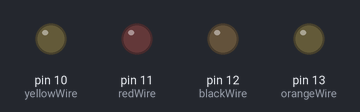
A sketch run on a simulated Arduino Uno, built with avr-gcc and run on an emulated ATmega328P. Parts: output pins drawn as LEDs (lit = HIGH). What the sketch prints to the serial monitor is not drawn.

Above: at 0.05 s.
At 0.42 s:
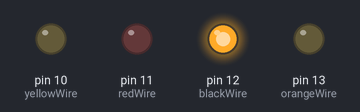
At 0.77 s:
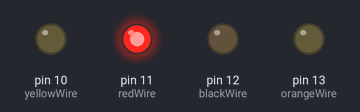
At 1.47 s:
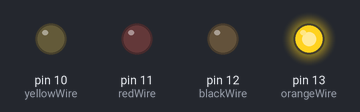
At 2.93 s:
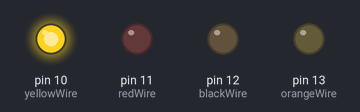
Timing chart, 0 to 3.2 s (numbered marks = the images above):
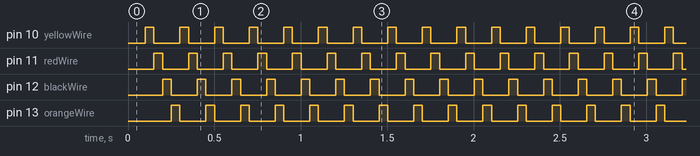

The sketch:

3wireStepMotor.ino
```cpp
const int yellowWire = 10;
const int redWire = 11;
const int blackWire = 12;
const int orangeWire = 13;

int count=-1;
void setup() {
    Serial.begin(9600);
    pinMode(yellowWire, OUTPUT);
    pinMode(redWire, OUTPUT);
    pinMode(blackWire, OUTPUT);
    pinMode(orangeWire, OUTPUT);

}

void loop() {
     delay(50);
     count+=1;
     if(count==5){count=1;}
     Serial.println(count);

  switch(count){
    case 1:
      digitalWrite(yellowWire, HIGH);
      digitalWrite(redWire, LOW);
      digitalWrite(blackWire, LOW);
      digitalWrite(orangeWire, LOW);

      break;
    case 2:
      digitalWrite(yellowWire, LOW);
      digitalWrite(redWire, HIGH);
      digitalWrite(blackWire, LOW);
      digitalWrite(orangeWire, LOW);

      break;
    case 3:
      digitalWrite(yellowWire, LOW);
      digitalWrite(redWire, LOW);
      digitalWrite(blackWire, HIGH);
      digitalWrite(orangeWire, LOW);

      break;
    case 4:
      digitalWrite(yellowWire, LOW);
      digitalWrite(redWire, LOW);
      digitalWrite(blackWire, LOW);
      digitalWrite(orangeWire, HIGH);

      break;
    }
}
```

Measured:
- by itself, pin 10 (yellowWire), pin 11 (redWire), pin 12 (blackWire), pin 13 (orangeWire): alternates HIGH for 0.05 s and LOW for 0.15 s
